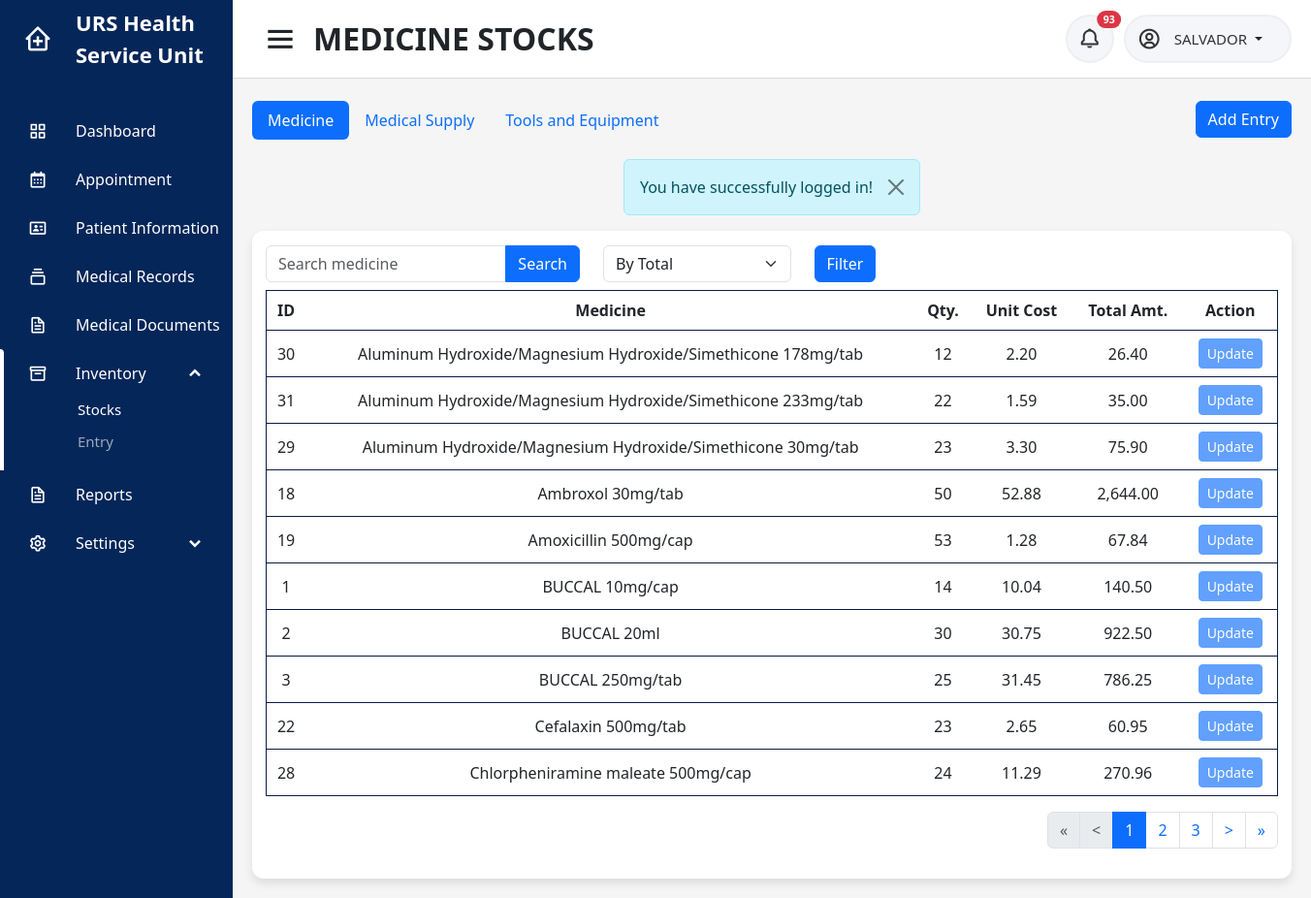
/users/nurse/med_stocks_total.php (signed in), run on the app's committed database.
### tables this page shows
CREATE TABLE `inv_total` (
  `id` int(11) NOT NULL,
  `campus` varchar(45) NOT NULL,
  `type` varchar(45) NOT NULL,
  `stockid` varchar(45) NOT NULL,
  `stock_name` tinytext NOT NULL,
  `open` int(11) NOT NULL,
  `closed` int(11) NOT NULL,
  `qty` int(11) NOT NULL,
  `unit_cost` float NOT NULL,
  `datetime` datetime NOT NULL
);

### users/nurse/med_stocks_total.php (the view, shortened to what this page needs)
<?php
include('../../connection.php');
$userid = $_SESSION['userid'];
$name = $_SESSION['username'];
$campus = $_SESSION['campus'];
if (isset($_GET['medicine'])) {
    $medicine = isset($_GET['medicine']) ? $_GET['medicine'] : '';
    $whereClause = "";
    if ($medicine !== '') {
        $whereClause .= " AND stock_name LIKE '%$medicine%'";
    }
    $sql_count = "SELECT COUNT(*) AS total_rows FROM inv_total i INNER JOIN medicine m ON m.medid=i.stockid WHERE campus = '$campus' AND type = 'medicine' $whereClause";
} else {
    $sql_count = "SELECT COUNT(*) AS total_rows FROM inv_total i INNER JOIN medicine m ON m.medid=i.stockid WHERE campus = '$campus' AND type = 'medicine' ORDER BY stock_name";
}
$count_result = $conn->query($sql_count);
if ($count_result) {
    $count_row = $count_result->fetch_assoc();
    $nr_of_rows = $count_row['total_rows'];
} else {
    echo "Error: " . $conn->error;
}
$rows_per_page = 10;
$page = isset($_GET['page']) ? $_GET['page'] : 1;
$start = ($page - 1) * $rows_per_page;
$pages = ceil($nr_of_rows / $rows_per_page);
$previous = $page - 1;
$next = $page + 1;
$start_loop = $page > 2 ? $page - 2 : 1;
$end_loop = $page < $pages - 2 ? $page + 2 : $pages;
?>
<!DOCTYPE html>
<html lang="en" dir="ltr">
<head>
    <?php include('../../includes/header.php'); ?>
</head>
<body id="<?php echo $id ?>">
    <?php include('../../includes/sidebar.php') ?>
    <section class="home-section">
        <nav>
            <div class="sidebar-button">
                <i class='bx bx-menu sidebarBtn'></i>
                <span class="dashboard">MEDICINE STOCKS</span>
            </div>
            <div class="right-nav">
                <div class="notification-button">
                    <button type="button" class="btn btn-sm position-relative" onclick="window.location.href = 'notification'">
                        <i class='bx bx-bell'></i>
                        <?php
                        $sql = "SELECT au.id, au.user, au.campus, au.activity, au.datetime, au.status, ac.firstname, ac.middlename, ac.lastname, ac.campus, i.image FROM audit_trail au INNER JOIN account ac ON ac.accountid = au.user INNER JOIN patient_image i ON i.patient_id = au.user WHERE ((au.activity LIKE '%added a walk-in schedule%' AND au.activity LIKE '%$campus%') OR (au.activity LIKE '%cancelled a walk-in schedule%' AND au.activity LIKE '%$campus%') OR au.activity LIKE 'sent%' OR au.activity LIKE 'cancelled%' OR au.activity LIKE 'uploaded medical document%' OR au.activity LIKE '%expired%') AND au.status='unread' AND au.user != '$userid' ORDER BY au.datetime DESC";
                        $result = mysqli_query($conn, $sql);
                        if ($row = mysqli_num_rows($result)) {
                        ?>
                            <span class="position-absolute top-0 start-100 translate-middle badge rounded-pill bg-danger">
                                <?= $row ?>
                            </span>
                        <?php
                        }
                        ?>
                    </button>
                </div>
                <div class="profile-details">
                    <i class='bx bx-user-circle'></i>
                    <div class="dropdown">
                        <a class="btn dropdown-toggle" href="#" role="button" data-bs-toggle="dropdown" aria-expanded="false">
                            <span class="admin_name">
                                <?php
                                echo $name ?>
                            </span>
                        </a>
                    </div>
                </div>
            </div>
        </nav>
        <div class="home-content">
            <div class="overview-boxes">
                <div class="inv-tabs">
                    <div class="tabs">
                        <ul class="nav nav-pills">
                            <li class="nav-item">
                                <a class="nav-link active" aria-current="page" href="#">Medicine</a>
                            </li>
                            <li class="nav-item">
                                <a class="nav-link" href="sup_stocks_total">Medical Supply</a>
                            </li>
                            <li class="nav-item">
                                <a class="nav-link" href="te_stocks">Tools and Equipment</a>
                            </li>
                        </ul>
                    </div>
                    <div>
                        <button type="button" class="btn btn-primary" data-bs-toggle="modal" data-bs-target="#addmedstocks">Add Entry</button>
                        <?php include('modals/nurseaddmedstocks_total_modal.php'); ?>
                    </div>
                </div>
                <?php
                include('../../includes/alert.php');
                ?>
                <div class="content">
                    <div class="row">
                        <div class="row">
                            <div class="col-md-4 mb-2">
                                <form action="" method="get">
                                    <div class="row">
                                        <div class="col-md-12">
                                            <div class="input-group">
                                                <input type="text" name="medicine" value="<?= isset($_GET['medicine']) == true ? $_GET['medicine'] : '' ?>" class="form-control" placeholder="Search medicine">
                                                <button type="submit" class="btn btn-primary">Search</button>
                                            </div>
                                        </div>
                                    </div>
                                </form>
                            </div>
                            <div class="col-md-3">
                                <form action="medinv_viewfilter.php" method="POST">
                                    <div class="row">
                                        <div class="col mb-2">
                                            <select name="medinv_view" class="form-select">
                                                <option value="total" selected>By Total</option>
                                            </select>
                                        </div>
                                        <div class="col-md-2 mb-2">
                                            <button type="submit" class="btn btn-primary">Filter</button>
                                        </div>
                                    </div>
                                </form>
                            </div>
                        </div>
                        <div class="col-sm-12">
                            <div class="table-responsive">
                                <table class="table">
                                    <thead class="head">
                                        <tr>
                                            <th>ID</th>
                                            <th>Medicine</th>
                                            <th>Qty.</th>
                                            <th>Unit Cost</th>
                                            <th>Total Amt.</th>
                                            <th>Action</th>
                                        </tr>
                                    </thead>
                                    <tbody>
                                        <?php
                                        if (isset($_GET['medicine']) && $_GET['medicine'] != '') {
                                            $medicine = $_GET['medicine'];
                                            $count = 1;
                                            $sql = "SELECT id, campus, type, stockid, stock_name, open, closed, qty, unit_cost, state FROM inv_total i INNER JOIN medicine m ON m.medid=i.stockid WHERE campus = '$campus' AND type = 'medicine' AND stock_name LIKE '%$medicine%' ORDER BY stock_name LIMIT $start, $rows_per_page";
                                            $result = mysqli_query($conn, $sql);
                                        } else {
                                            $sql = "SELECT id, campus, type, stockid, stock_name, open, closed, qty, unit_cost, state FROM inv_total i INNER JOIN medicine m ON m.medid=i.stockid WHERE campus = '$campus' AND type = 'medicine' ORDER BY stock_name LIMIT $start, $rows_per_page";
                                            $result = mysqli_query($conn, $sql);
                                        }
                                        if ($result) {
                                            if (mysqli_num_rows($result) > 0) {
                                                while ($data = mysqli_fetch_array($result)) {
                                        ?>
                                                    <tr>
                                                        <td><?php echo $data['id']; ?></td>
                                                        <td><?php echo $data['stock_name'] ?></td>
                                                        <td><?php echo $data['qty'] ?></td>
                                                        <td><?php echo number_format($data['unit_cost'], 2, '.'); ?></td>
                                                        <td><?php echo number_format(($data['unit_cost'] * $data['qty']), 2, '.'); ?></td>
                                                        <?php
                                                        if ($data['state'] == 'open-close') {
                                                        ?>
                                                            <td><button type="button" class="btn btn-primary btn-sm" data-bs-toggle="modal" data-bs-target="#updatemed<?php echo $data['stockid']; ?>">Update</button></td>
                                                        <?php } else { ?>
                                                            <td><button type="button" class="btn btn-primary btn-sm" disabled>Update</button></td>
                                                        <?php } ?>
                                                    </tr>
                                                <?php
                                                }
                                            }
                                        }
                                        ?>
                                    </tbody>
                                </table>
                                <ul class="pagination justify-content-end">
                                    <?php
                                    if (mysqli_num_rows($result) > 0) : ?>
                                        <li class="page-item <?= $page == 1 ? 'disabled' : ''; ?>">
                                            <a class="page-link" href="?<?= isset($_GET['medicine']) ? 'medicine=' . $_GET['medicine'] . '&' : '' ?>page=<?= 1; ?>">&laquo;</a>
                                        </li>
                                        <li class="page-item <?php echo $page == 1 ? 'disabled' : ''; ?>">
                                            <a class="page-link" href="?<?= isset($_GET['medicine']) ? 'medicine=' . $_GET['medicine'] . '&' : '' ?>page=<?= $previous; ?>">&lt;</a>
                                        </li>
                                        <?php for ($i = $start_loop; $i <= $end_loop; $i++) : ?>
                                            <li class="page-item <?php echo $page == $i ? 'active' : ''; ?>">
                                                <a class="page-link" href="?<?= isset($_GET['medicine']) ? 'medicine=' . $_GET['medicine'] . '&' : '' ?>page=<?= $i; ?>"><?= $i; ?></a>
                                            </li>
                                        <?php endfor; ?>
                                        <li class="page-item <?php echo $page == $pages ? 'disabled' : ''; ?>">
                                            <a class="page-link" href="?<?= isset($_GET['medicine']) ? 'medicine=' . $_GET['medicine'] . '&' : '' ?>page=<?= $next; ?>">&gt;</a>
                                        </li>
                                        <li class="page-item <?php echo $page == $pages ? 'disabled' : ''; ?>">
                                            <a class="page-link" href="?<?= isset($_GET['medicine']) ? 'medicine=' . $_GET['medicine'] . '&' : '' ?>page=<?= $pages; ?>">&raquo;</a>
                                        </li>
                                    <?php endif; ?>
                                </ul>
                            </div>
                        </div>
                    </div>
                </div>
            </div>
        </div>
    </section>
</body>
</html>

### css/dashboard.css (style rules this page uses)
.home-section { position: relative; background: #f5f5f5; min-height: 100vh; width: calc(100% - 240px); left: 240px; transition: all 0.5s ease; }
.home-section nav { display: flex; justify-content: space-between; height: 80px; background: #fff; align-items: center; position: fixed; width: calc(100% - 240px); left: 240px; z-index: 100; padding: 0 20px 0 30px; box-shadow: 0 1px 1px rgba(0, 0, 0, 0.1); transition: all 0.5s ease; }
.home-section nav .sidebar-button { display: flex; align-items: center; font-size: 32px; font-weight: 600; }
nav .sidebar-button i { font-size: 38px; margin-right: 15px; }
.home-section .right-nav { display: flex; }
.home-section .profile-details { display: flex; align-items: center; background: #f5f6fa; border: 2px solid #efeef1; border-radius: 50px; height: 50px; padding: 0 15px 0 2px; margin-left: 10px; }
.home-section nav .notification-button { display: flex; align-items: center; justify-content: center; background: #f5f6fa; border: 2px solid #efeef1; border-radius: 50px; height: 50px; min-width: 50px; }
nav .notification-button i { font-size: 24px; color: #333; }
.home-section nav .notification-button button { display: flex; justify-content: center; align-items: center; height: 42px; min-width: 30px; border-radius: 50%; }
nav .profile-details .admin_name { font-size: 15px; font-weight: 500; color: #333; white-space: nowrap; }
nav .profile-details i { font-size: 25px; color: #333; padding-left: 10px; }
.home-section .home-content { position: relative; justify-content: center; padding-top: 104px; }
.home-content .overview-boxes { display: flex; align-items: center; justify-content: space-between; flex-wrap: wrap; padding: 0 20px; }
.home-content .overview-boxes .content { margin-bottom: 20px; width: 100%; background: #fff; padding: 15px 14px; border-radius: 12px; box-shadow: 0 5px 10px rgba(0, 0, 0, 0.1); }
.home-content .table-inv tr, td, th { border: none; padding: 8px; text-align: center; }
.home-content table { border-collapse: collapse; width: 100%; vertical-align: middle; }
.head { background-color: #081d45; color: white; }
.home-content tr, td, th { border: 1px solid #081d45; padding: 8px; text-align: center; }
:root { --Red: hsl(1, 90%, 64%); --Blue: hsl(219, 85%, 26%); --White: hsl(0, 0%, 100%); --Very-light-grayish-blue: hsl(210, 60%, 98%); --Light-grayish-blue-1: hsl(211, 68%, 94%); --Light-grayish-blue-2: hsl(205, 33%, 90%); --Grayish-blue: hsl(219, 14%, 63%); --Dark-grayish-blue: hsl(219, 12%, 42%); --Very-dark-blue: hsl(224, 21%, 14%); }
.inv-tabs { display: flex; justify-content: space-between; width: 100%; margin-bottom: 20px; }

### data on the page
inv_total: id "30", stock_name "Aluminum Hydroxide/Magnesium Hydroxide/Simethicone 178mg/tab", qty "12", unit_cost "2.20", $data['unit_cost'] * $data['qty'] "26.40"
inv_total: id "31", stock_name "Aluminum Hydroxide/Magnesium Hydroxide/Simethicone 233mg/tab", qty "22", unit_cost "1.59", $data['unit_cost'] * $data['qty'] "35.00"
inv_total: id "29", stock_name "Aluminum Hydroxide/Magnesium Hydroxide/Simethicone 30mg/tab", qty "23", unit_cost "3.30", $data['unit_cost'] * $data['qty'] "75.90"
inv_total: id "18", stock_name "Ambroxol 30mg/tab", qty "50", unit_cost "52.88", $data['unit_cost'] * $data['qty'] "2,644.00"
inv_total: id "19", stock_name "Amoxicillin 500mg/cap", qty "53", unit_cost "1.28", $data['unit_cost'] * $data['qty'] "67.84"
inv_total: id "1", stock_name "BUCCAL 10mg/cap", qty "14", unit_cost "10.04", $data['unit_cost'] * $data['qty'] "140.50"
inv_total: id "2", stock_name "BUCCAL 20ml", qty "30", unit_cost "30.75", $data['unit_cost'] * $data['qty'] "922.50"
inv_total: id "3", stock_name "BUCCAL 250mg/tab", qty "25", unit_cost "31.45", $data['unit_cost'] * $data['qty'] "786.25"
inv_total: id "22", stock_name "Cefalaxin 500mg/tab", qty "23", unit_cost "2.65", $data['unit_cost'] * $data['qty'] "60.95"
inv_total: id "28", stock_name "Chlorpheniramine maleate 500mg/cap", qty "24", unit_cost "11.29", $data['unit_cost'] * $data['qty'] "270.96"

### other printed values
$row "93"
$name "SALVADOR"
$_SESSION['alert'] "You have successfully logged in!"
